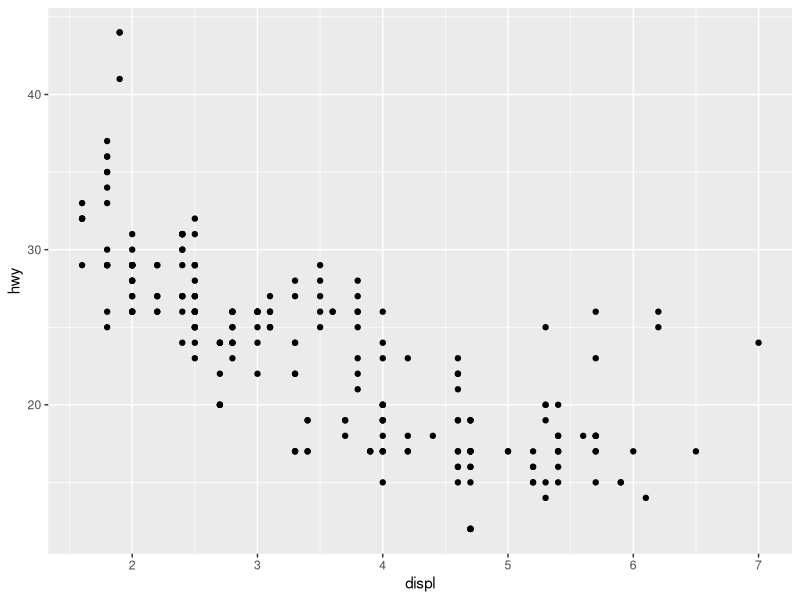
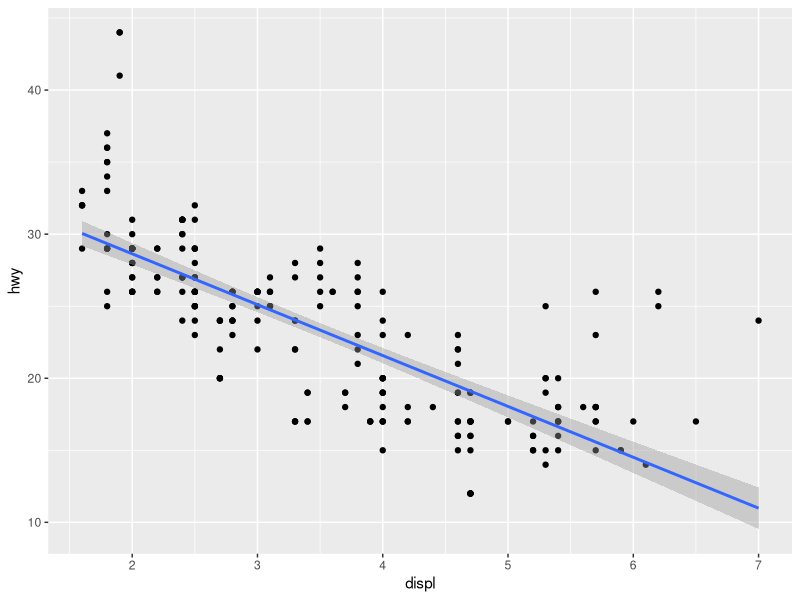
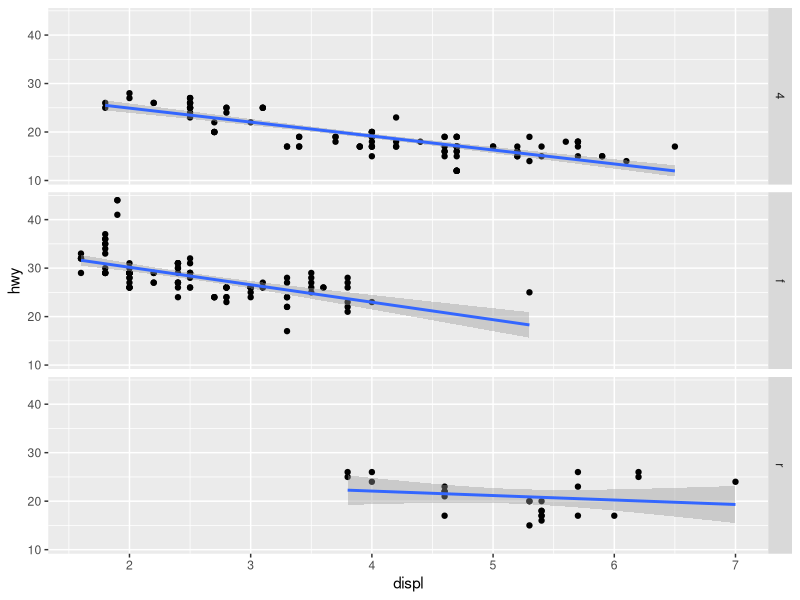
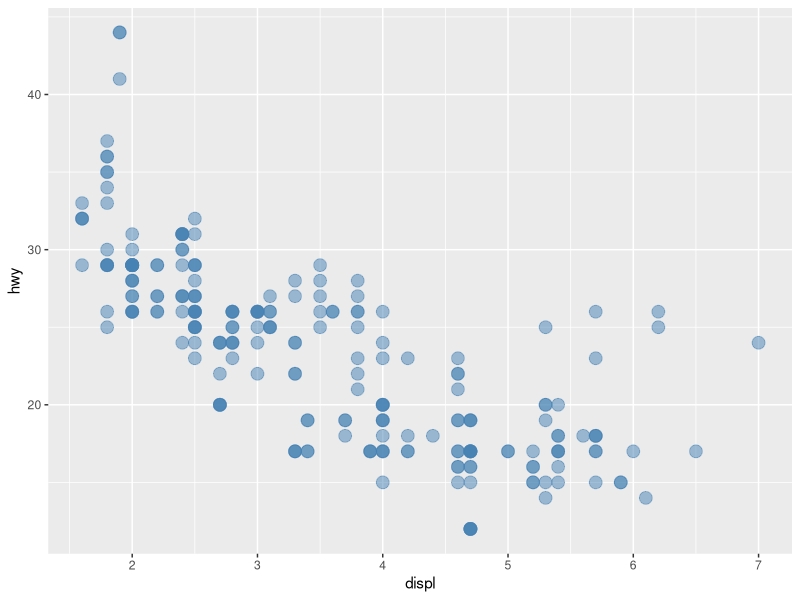
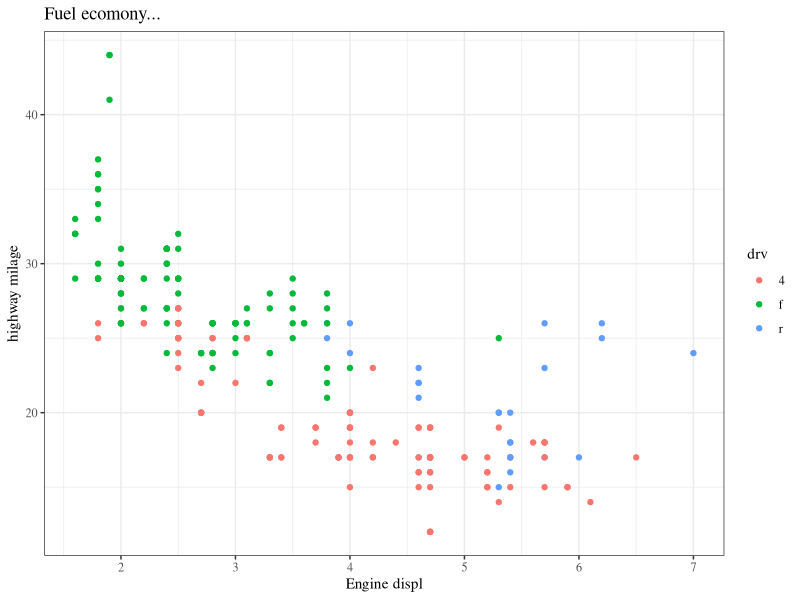
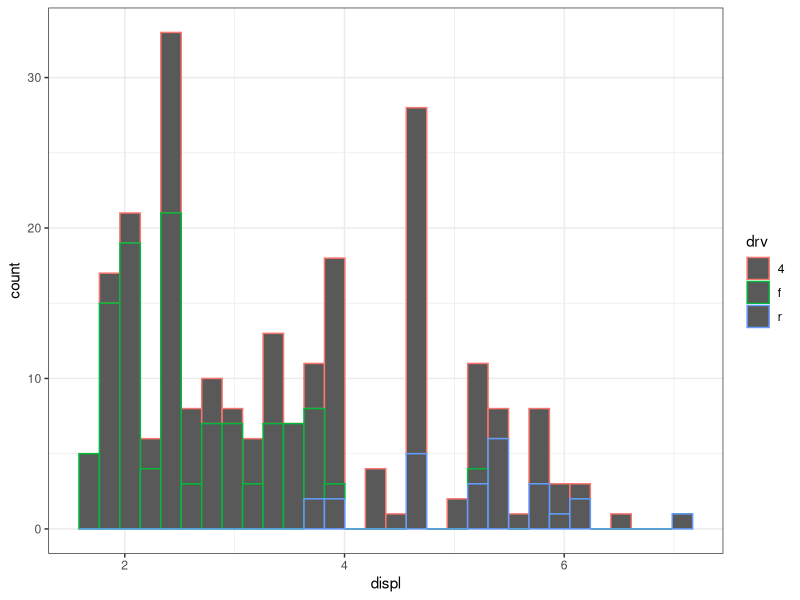
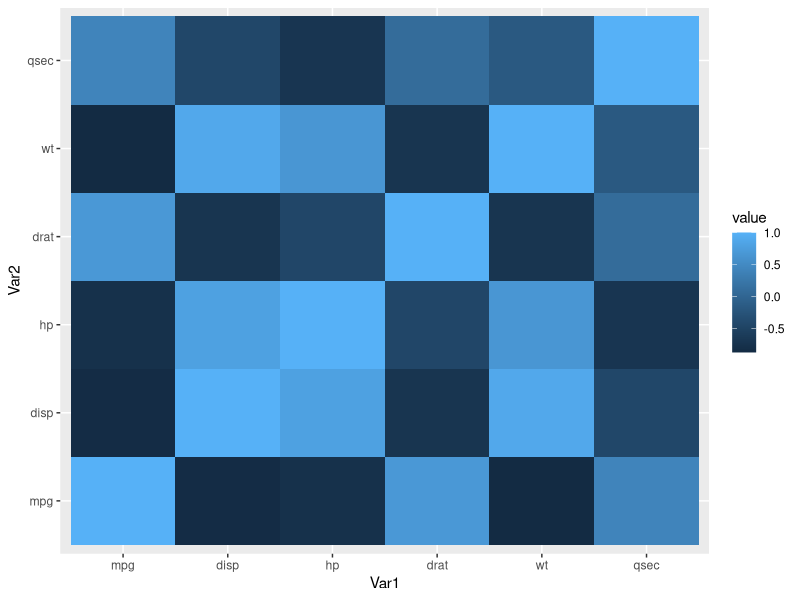
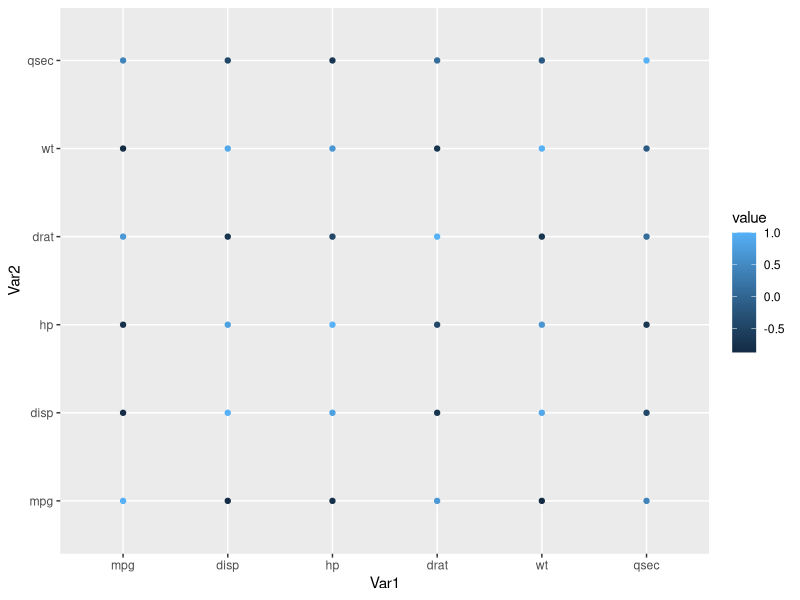

These charts were generated, in order, by the following R code:
## ---- chunk 1

library(ggplot2)

summary(mpg)

g <- ggplot(mpg, aes(displ, hwy))

g + geom_point()

g + geom_point() + geom_smooth(method="lm")

g + geom_point() + geom_smooth(method="lm") + facet_grid(drv~.)

g + geom_point(color="steelblue", size=4, alpha=1/2)

g + geom_point(aes(color=drv)) + 
labs(title="Fuel ecomony...", 
     x= "Engine displ", y="highway milage") + theme_bw(base_family = "Times")

ggplot(mpg, aes(displ)) + geom_histogram(aes(color=drv)) + theme_bw()

library(reshape2)
library(plyr)
library(dplyr)

mt <- select(mtcars, c(1,3,4,5,6,7))
mt2 <- cor(mt)
mt3 <- melt(mt2)
ggplot(mt3, aes(x=Var1, y=Var2, fill=value)) + geom_tile()

mtcars %>%
  select(c(1,3,4,5,6,7)) %>%
  cor() %>%
  melt() %>%
  ggplot(aes(x=Var1, y=Var2, color=value)) + geom_point()
  
